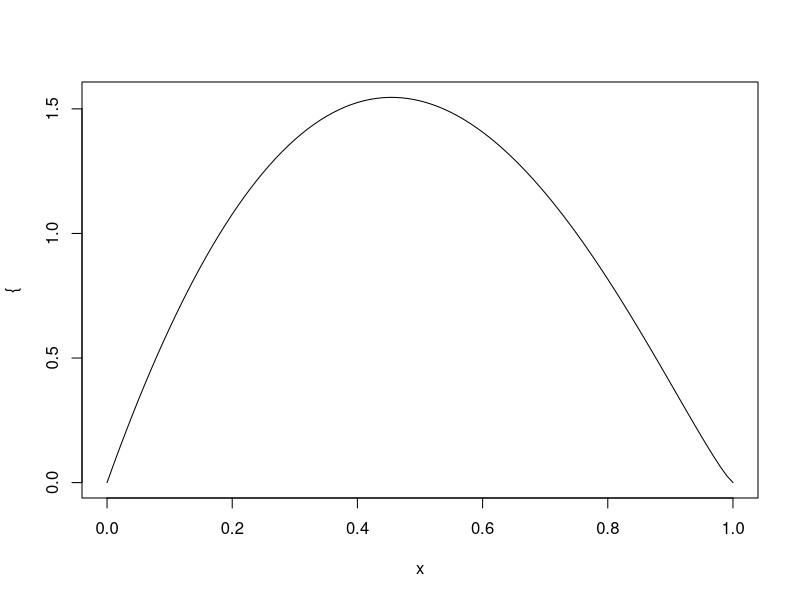
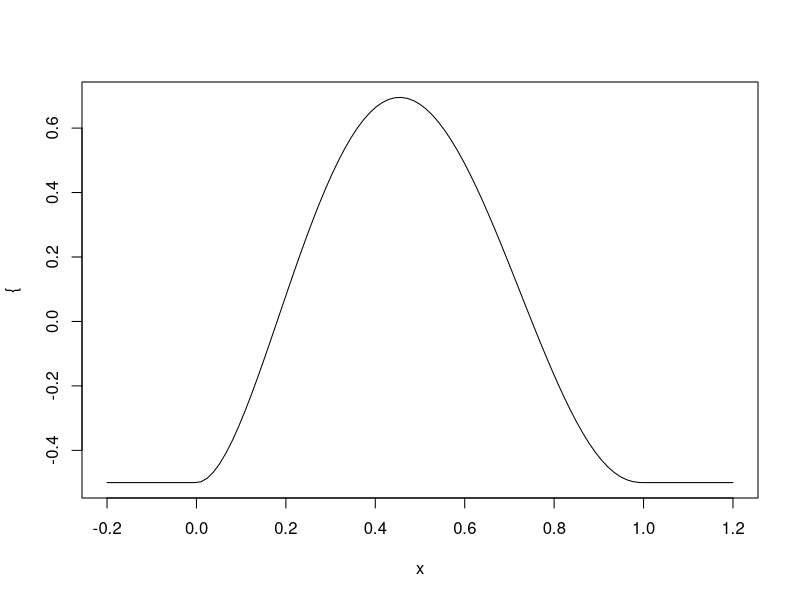
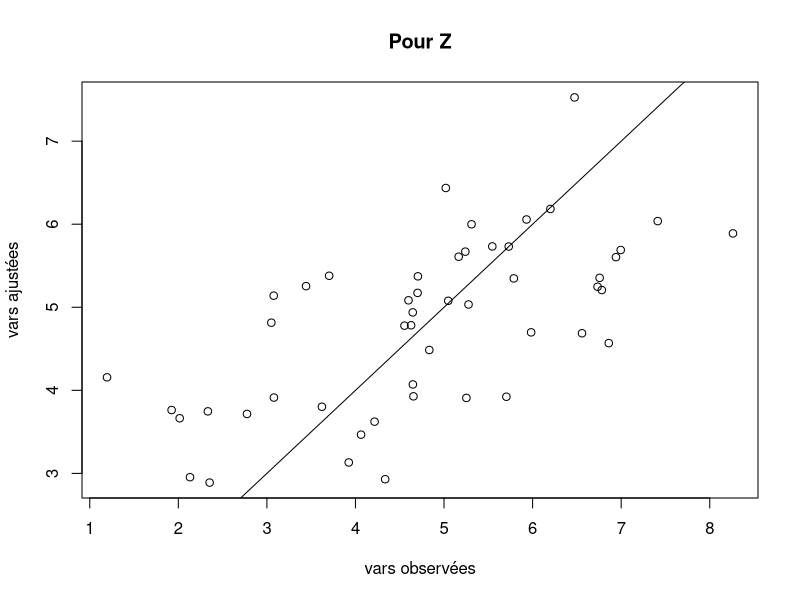
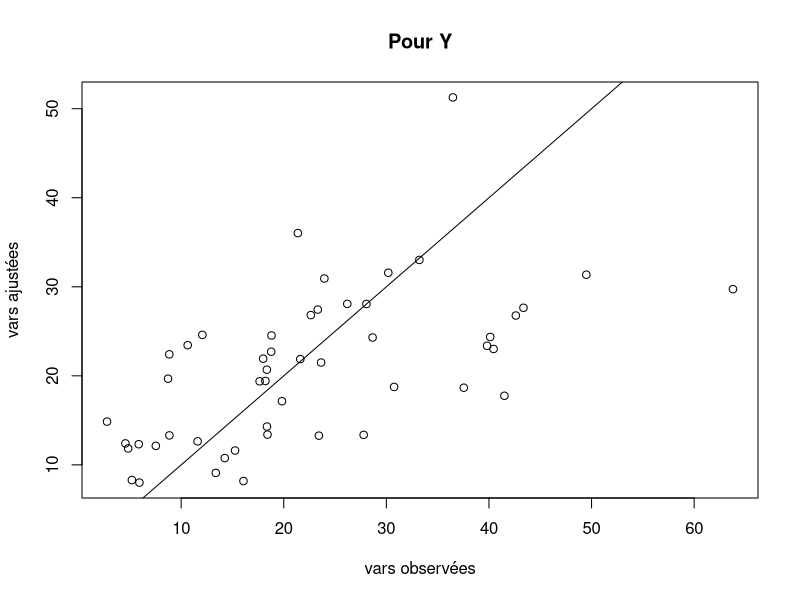
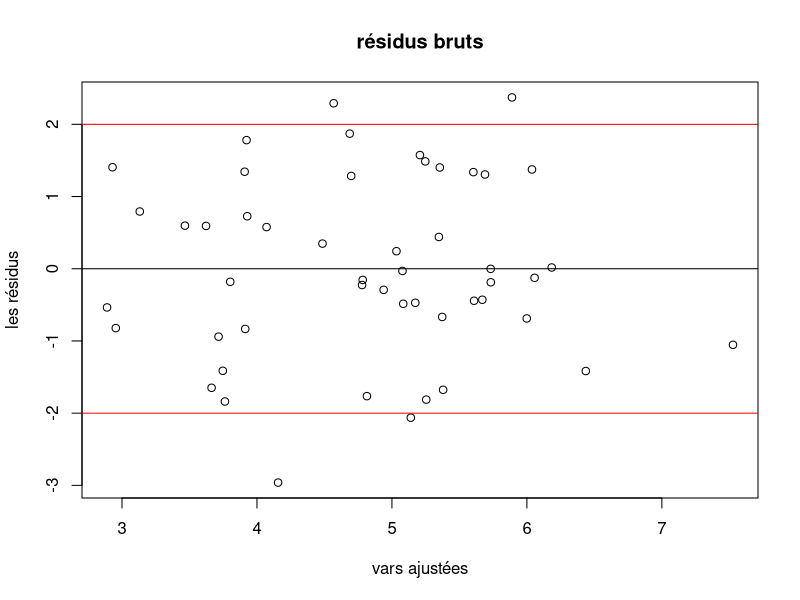
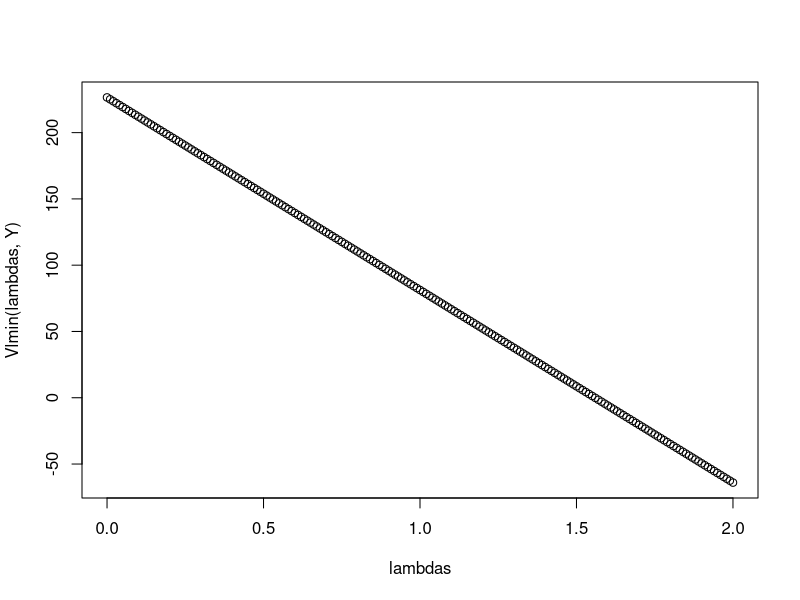

The R script that drew these images, in order:
## ---- chunk 1
knitr::opts_chunk$set(echo = TRUE)
## ---- chunk 2
lambda <- 2
a <- 2
b <- 2.2
plot({function (x) dbeta(x, a, b)})
plot({function (x) (dbeta(x, a, b)^lambda - 1)/lambda}, -0.2, 1.2)
## ---- chunk 3
# Initialisation vars
lambda_ <- 0.3
a <- 5
b <- 1
variance <- 2
n=50
## ---- chunk 4
#Q1
set.seed(999)
X_obs <- rnorm(n) #loi gaussien centrée réduite
Epsilon <- rnorm(n=50, mean=0, sd = sqrt(variance))
# Par la définition
Z <- t(a + b%*%X_obs + Epsilon) #vector
# On considère que toutes les observations du jeu de données Y_i sont positives
Y <- (lambda_*Z +1)^(1/lambda_)
X <- as.matrix(cbind(1, X_obs))

# Estimer la regression linéair simple
theta_est = solve(t(X)%*%X)%*% t(X)%*%Z
p = ncol(X) #2
sigma_est = sqrt(sum( (X%*%theta_est -Z)^2 )/(n-p))

{plot(Z, (X%*%theta_est), xlab = "vars observées", ylab = "vars ajustées", main = "Pour Z")
abline(0,1)}

{plot(Y, ((X%*%theta_est)*lambda_+1)^{1/lambda_}, xlab = "vars observées", ylab = "vars ajustées", main = "Pour Y")
abline(0,1)}

## ---- chunk 5
#Etudier les résidus 
residus <- Z - X%*%theta_est
{plot(X%*%theta_est, residus, xlab = "vars ajustées", ylab = "les résidus",main="résidus bruts")
abline(0,0)
abline(2,0, col="red")
abline(-2,0, col="red")
}
#residus_stud <- residus/(sigma_est * sqrt(1-H_x))
#points(X%*%theta_est,residus,main="différents résidus")
#abline(h=2,lty=2)
#abline(h=-2,lty=2)
## ---- chunk 6
#Q2
# Créer la matrice X du plan d'expérience
X <- as.matrix(cbind(1, X_obs))
# Interprétation les codes
Q = diag(1,n) - X%*%solve(t(X)%*%X)%*%t(X) 
Lmle = function(Z){
  n = length(Z)
  sig2 = (t(Z)%*%Q%*%Z) / n
  -n/2 * log(sig2)
}
## ---- chunk 7
# Coder la fonction lmin(lambda, Y) qui calcule −Lmax.
vec1 = rep(1, 50)
Lmin = function(lambda, Y=Y) {
  -Lmle(Z) + (1-lambda) * vec1%*%log(abs(Y)) + n/2 + (n/2)*log(2*pi)
}
# Tracer −Lmax
lambdas <- seq(0,2,0.01)
Vlmin = Vectorize(Lmin,"lambda")
plot(lambdas, Vlmin(lambdas, Y))
## ---- chunk 8
resopt = nlm(Lmin,Y=Y,p=0,hessian=TRUE)
resopt
-1/resopt$hessian
## ---- chunk 9
alpha <- 0.05
q <- qt(1-alpha/2, n-1, lower.tail = TRUE)
#lam_chap
#var_chap
#lam_chap - q*sqrt(var_chap/n) #lower bound
#lam_chap + q*sqrt(var_chap/n) #upper bound
## ---- chunk 10
#library(MASS)

## ---- chunk 11
# Lire les données, vérfier que le data.frame obtenu comporte 27 observations.
df = read.csv2("NbCycleRupture.csv")
head(df)
dim(df)
str(df) #structure de data frame
## ---- chunk 12
#library(knitr)
#purl("ZHANG-BRIDONNEAU.Rmd")
